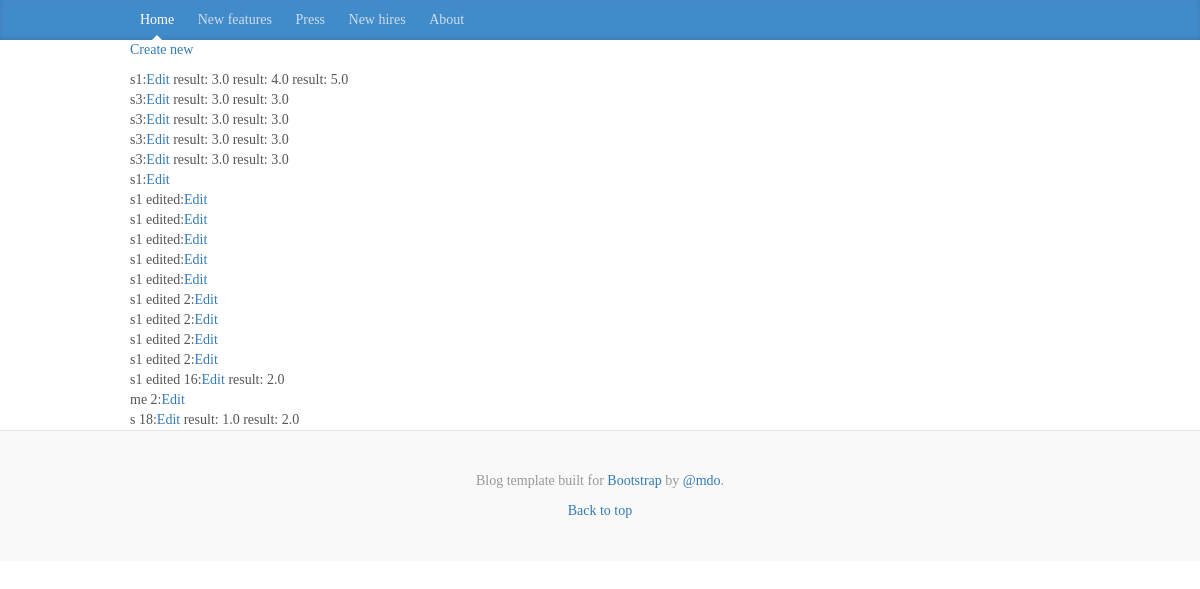
The page / on the database its author committed.
### setup/models.py (models this page shows, shortened)
class Setup(models.Model):
    description = models.CharField(max_length=100)

class Specification(models.Model):
    setup = models.ForeignKey(Setup, related_name="target_specs")
    result = models.FloatField(default=0.)

### setup/views.py (the view)
# urls.py: url(r'^$', appviews.IndexListView.as_view(), name='home'),
class IndexListView(ListView):
    template_name = 'setup/index.html'
    context_object_name = 'setups'
    def get_queryset(self):
        return Setup.objects.all()

### setup/templates/setup/index.html
{% extends 'setup/base.html' %}
{%block content%}
<p><a href="{% url 'setup:create'  %}">Create new</a>
{% for row in setups%}
<div>{{row.description}}:<a href="{% url 'setup:detail' row.id %}">Edit</a>
{% for result in row.target_specs.all %}
result: {{result.result}}
{%endfor%}
</div>
{%endfor%}
{%endblock%}

### setup/templates/setup/base.html (shortened to what this page needs)
<html>
<head>
<link rel="stylesheet" href="https://maxcdn.bootstrapcdn.com/bootstrap/3.3.7/css/bootstrap.min.css">
<link rel="stylesheet" href="https://maxcdn.bootstrapcdn.com/bootstrap/3.3.7/css/bootstrap-theme.min.css">
{% load static  %}
<link rel="stylesheet" href="{% static "setup/css/blog.css" %}">
</head>
    <body>
    <div class="blog-masthead">
      <div class="container">
        <nav class="blog-nav">
          <a class="blog-nav-item active" href="#">Home</a>
          <a class="blog-nav-item" href="#">New features</a>
          <a class="blog-nav-item" href="#">Press</a>
          <a class="blog-nav-item" href="#">New hires</a>
          <a class="blog-nav-item" href="#">About</a>
        </nav>
      </div>
    </div>
    <div class="container">
        {% block content %}
        {% endblock %}
    </div>
    <footer class="blog-footer">
      <p>Blog template built for <a href="http://getbootstrap.com">Bootstrap</a> by <a href="https://twitter.com/mdo">@mdo</a>.</p>
      <p>
        <a href="#">Back to top</a>
      </p>
    </footer>
    </body>
</html>

### setup/static/setup/css/blog.css (style rules this page uses)
body { font-family: Georgia, "Times New Roman", Times, serif; color: #555; }
@media (min-width: 1200px) { .container { width: 970px; } }
.blog-masthead { background-color: #428bca; -webkit-box-shadow: inset 0 -2px 5px rgba(0,0,0,.1); box-shadow: inset 0 -2px 5px rgba(0,0,0,.1); }
.blog-nav-item { position: relative; display: inline-block; padding: 10px; font-weight: 500; color: #cdddeb; }
.blog-nav .active { color: #fff; }
.blog-nav .active:after { position: absolute; bottom: 0; left: 50%; width: 0; height: 0; margin-left: -5px; vertical-align: middle; content: " "; border-right: 5px solid transparent; border-bottom: 5px solid; border-left: 5px solid transparent; }
.blog-footer { padding: 40px 0; color: #999; text-align: center; background-color: #f9f9f9; border-top: 1px solid #e5e5e5; }
.blog-footer p:last-child { margin-bottom: 0; }

### rows shown on the page
Setup: description "s1"
Specification: result "3.0"
Specification: result "4.0"
Specification: result "5.0"
Setup: description "s3"
Specification: result "3.0"
Specification: result "3.0"
Setup: description "s3"
Specification: result "3.0"
Specification: result "3.0"
Setup: description "s3"
Specification: result "3.0"
Specification: result "3.0"
Setup: description "s3"
Specification: result "3.0"
Specification: result "3.0"
Setup: description "s1"
Setup: description "s1 edited"
Setup: description "s1 edited"
Setup: description "s1 edited"
Setup: description "s1 edited"
Setup: description "s1 edited"
Setup: description "s1 edited 2"
Setup: description "s1 edited 2"
Setup: description "s1 edited 2"
Setup: description "s1 edited 2"
Setup: description "s1 edited 16"
Specification: result "2.0"
Setup: description "me 2"
Setup: description "s 18"
Specification: result "1.0"
Specification: result "2.0"
